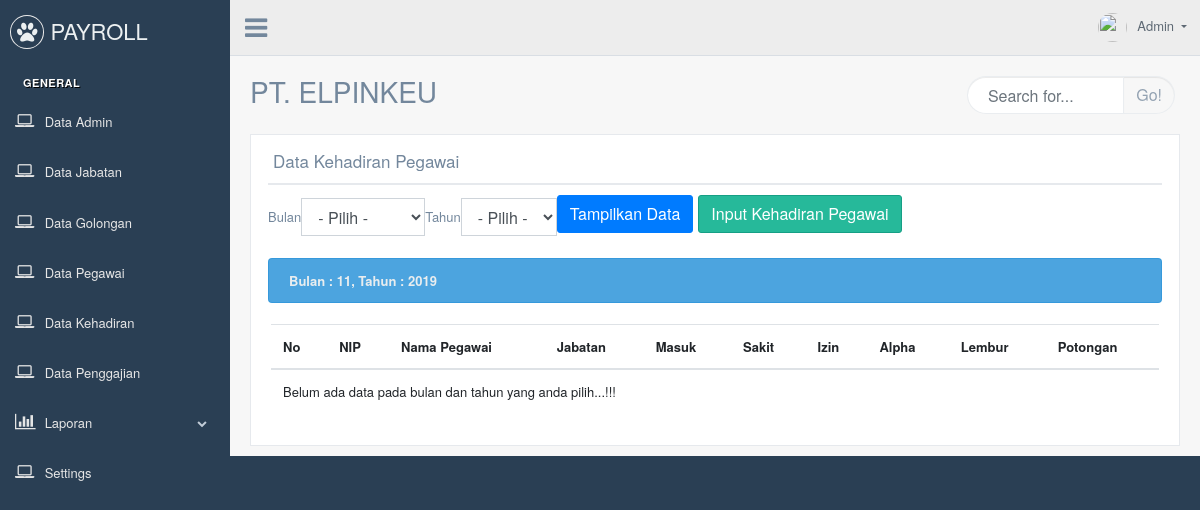
The app's page /data_kehadiran.php, older data.
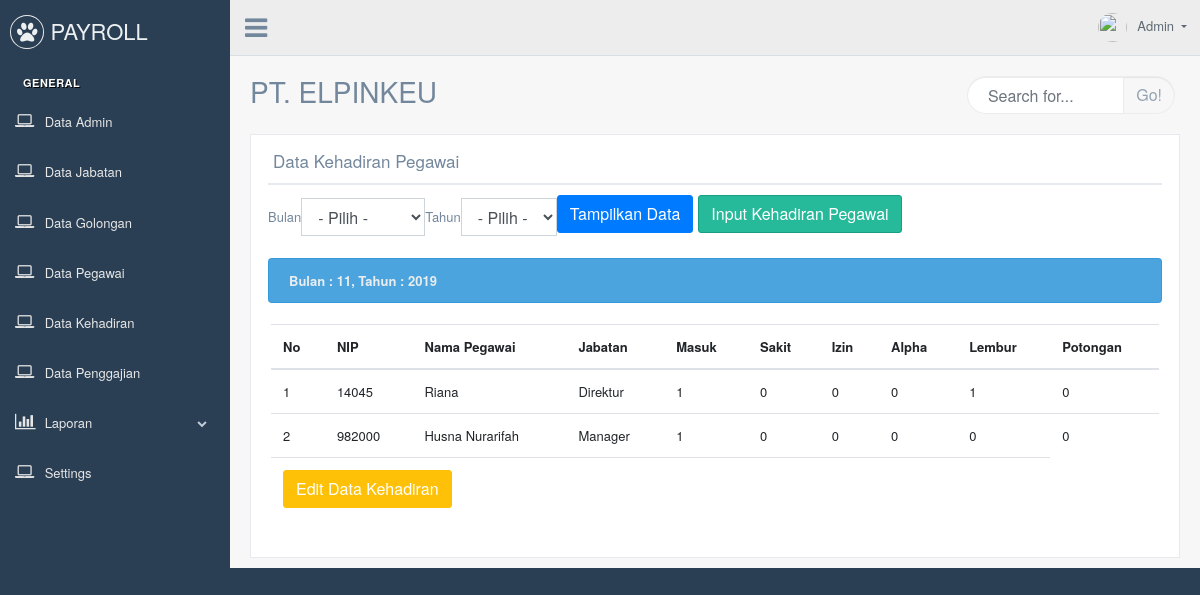
The same page, newer data.
### tables this page shows
CREATE TABLE `master_gaji` (
  `bulan` varchar(20) NOT NULL,
  `nip` varchar(20) NOT NULL,
  `masuk` int(5) NOT NULL,
  `sakit` int(5) NOT NULL,
  `izin` int(5) NOT NULL,
  `alpha` int(5) NOT NULL,
  `lembur` int(5) NOT NULL,
  `potongan` int(10) NOT NULL
);

CREATE TABLE `pegawai` (
  `nip` varchar(20) NOT NULL,
  `password` varchar(255) NOT NULL,
  `nama_pegawai` varchar(40) NOT NULL,
  `kode_jabatan` varchar(3) NOT NULL,
  `kode_golongan` varchar(3) NOT NULL,
  `status` varchar(15) NOT NULL,
  `jumlah_anak` int(2) NOT NULL
);

CREATE TABLE `jabatan` (
  `kode_jabatan` varchar(3) NOT NULL,
  `nama_jabatan` varchar(40) NOT NULL,
  `gaji_pokok` int(10) NOT NULL,
  `tunjangan_jabatan` int(10) NOT NULL
);

### data_kehadiran.php (the view, shortened to what this page needs)
<?php include "header.php"; ?>
<?php
$view = isset($_GET['view']) ? $_GET['view'] : null;
switch($view){
    default:
?>
<div class="right_col" role="main">
          <div class="">
            <div class="page-title">
              <div class="title_left">
                <h3>PT. ELPINKEU</h3>
              </div>
              <div class="title_right">
                <div class="col-md-5 col-sm-5  form-group pull-right top_search">
                  <div class="input-group">
                    <input type="text" class="form-control" placeholder="Search for...">
                    <span class="input-group-btn">
                      <button class="btn btn-default" type="button">Go!</button>
                    </span>
                  </div>
                </div>
              </div>
            </div>
            <div class="clearfix"> </div>
            <div class="row">
              <div class="col-md-12 col-sm-12 ">
                <div class="x_panel">
                  <div class="x_title">
                    <h2>Data Kehadiran Pegawai</h2>
                    <div class="clearfix"></div>
                  </div>
                  <form class="form-inline" method="get" action="">
                  <div class="form-group">
                    <label>Bulan</label>
                    <select name="bulan" class="form-control">
                      <option value="">- Pilih -</option>
                    </select>
                  </div>
                <div class="form-group">
                    <label>Tahun</label>
                    <select name="tahun" class="form-control">
                    <option value="">- Pilih -</option>
                    </select>
                </div>
                  <button type="submit" class="btn btn-primary">Tampilkan Data</button>
                  <a href="data_kehadiran.php?view=tambah" class="btn btn-success">Input Kehadiran Pegawai</a>
                </form>
                  <br>
                  <?php
                    if((isset($_GET['bulan']) && $_GET['bulan']!='') && (isset($_GET['tahun']) && $_GET['tahun']!='')){
                      $bulan = $_GET['bulan'];
                      $tahun = $_GET['tahun'];
                      $bulantahun = $bulan.$tahun;
                    }else{
                      $bulan = date('m');
                      $tahun = date('Y');
                      $bulantahun = $bulan.$tahun;
                    }
                    ?>
                <div class="alert alert-info">
                  <strong>Bulan : <?php echo $bulan; ?>, Tahun : <?php echo $tahun; ?> </strong>
                </div>
                 <div class="x_content">
                  <table class="table">
                    <thead>
                      <tr>
                        <th>No</th>
                        <th>NIP</th>
                        <th>Nama Pegawai</th>
                        <th>Jabatan</th>
                        <th>Masuk</th>
                        <th>Sakit</th>
                        <th>Izin</th>
                        <th>Alpha</th>
                        <th>Lembur</th>
                        <th>Potongan</th>
                      </tr>
                    </thead>
                  <tbody>
                   <?php
                   include "connect.php";
                    $sql = mysqli_query($connect, "SELECT master_gaji.*, pegawai.nama_pegawai, pegawai.kode_jabatan, jabatan.nama_jabatan
                      FROM master_gaji
                      INNER JOIN pegawai ON master_gaji.nip=pegawai.nip
                      INNER JOIN jabatan ON pegawai.kode_jabatan=jabatan.kode_jabatan
                      WHERE master_gaji.bulan=$bulantahun
                      ORDER BY pegawai.nip ASC");
                    $no=1;
                    while($d=mysqli_fetch_array($sql)){
                        echo "<tr>
                        <td>$no</td>
                        <td>$d[nip]</td>
                        <td>$d[nama_pegawai]</td>
                        <td>$d[nama_jabatan]</td>
                        <td>$d[masuk]</td>
                        <td>$d[sakit]</td>
                        <td>$d[izin]</td>
                        <td>$d[alpha]</td>
                        <td>$d[lembur]</td>
                        <td>$d[potongan]</td>
                       </tr>";
                        $no++;
                      }
                     if(mysqli_num_rows($sql) > 0){
                      echo "<tr>
                        <td colspan='9' text-align='center'>
                        <a class='btn btn-warning' href='data_kehadiran.php?view=edit&bulan=$bulan&tahun=$tahun'>Edit Data Kehadiran</a>
                        </td>
                        </tr>";
                      }else{
                        echo "<tr>
                        <td colspan='9' text-align='center'>
                        Belum ada data pada bulan dan tahun yang anda pilih...!!!
                        </td>
                        </tr>";
                        }
                      ?>
                      </tbody>
                    </table>
                </div>
              <?php
                  break;
                  ?>
<?php
}
?>
</div>
<?php include "footer.php"; ?>

### header.php (shortened to what this page needs)
<!DOCTYPE html>
<html lang="en">
  <head>
    <link href="vendors/bootstrap/dist/css/bootstrap.min.css" rel="stylesheet">
    <link href="vendors/font-awesome/css/font-awesome.min.css" rel="stylesheet">
    <link href="vendors/nprogress/nprogress.css" rel="stylesheet">
    <link href="vendors/iCheck/skins/flat/green.css" rel="stylesheet">
    <link href="vendors/bootstrap-progressbar/css/bootstrap-progressbar-3.3.4.min.css" rel="stylesheet">
    <link href="vendors/jqvmap/dist/jqvmap.min.css" rel="stylesheet"/>
    <link href="vendors/bootstrap-daterangepicker/daterangepicker.css" rel="stylesheet">
    <link href="assets/css/custom.min.css" rel="stylesheet">
  </head>
  <body class="nav-md">
    <div class="container body">
      <div class="main_container">
        <div class="col-md-3 left_col">
          <div class="left_col scroll-view">
            <div class="navbar nav_title" style="border: 0;">
              <a href="dashboard.php" class="site_title"><i class="fa fa-paw"></i> <span>PAYROLL SYSTEM</span></a>
            </div>
            <br />
            <div id="sidebar-menu" class="main_menu_side hidden-print main_menu">
              <div class="menu_section">
                <h3>General</h3>
                <ul class="nav side-menu">
                    <li><a href="data_admin.php"><i class="fa fa-laptop"></i> Data Admin <span class="label label-success pull-right"></span></a></li>
                    <li><a href="data_jabatan.php"><i class="fa fa-laptop"></i> Data Jabatan <span class="label label-success pull-right"></span></a></li>
                    <li><a href="data_golongan.php"><i class="fa fa-laptop"></i> Data Golongan <span class="label label-success pull-right"></span></a></li>
                    <li><a href="pegawai.php"><i class="fa fa-laptop"></i> Data Pegawai <span class="label label-success pull-right"></span></a></li>
                    <li><a href="data_kehadiran.php"><i class="fa fa-laptop"></i> Data Kehadiran <span class="label label-success pull-right"> </span></a></li>
                    <li><a href="data_penggajian.php"><i class="fa fa-laptop"></i> Data Penggajian<span class="label label-success pull-right"> </span></a></li>
                    <li><a><i class="fa fa-bar-chart-o"></i> Laporan <span class="fa fa-chevron-down"></span></a>
                  </li>
                  <li><a href="/"><i class="fa fa-laptop"></i> Settings <span class="label label-success pull-right"></span></a></li>
                </ul>
              </div>
            </div>
          </div>
        </div>
        <div class="top_nav">
          <div class="nav_menu">
              <div class="nav toggle">
                <a id="menu_toggle"><i class="fa fa-bars"></i></a>
              </div>
              <nav class="nav navbar-nav">
              <ul class=" navbar-right">
                <li class="nav-item dropdown open" style="padding-left: 15px;">
                  <a href="javascript:;" class="user-profile dropdown-toggle" aria-haspopup="true" id="navbarDropdown" data-toggle="dropdown" aria-expanded="false">
                    <img src="images/img.jpg" alt="">Admin
                  </a>
                </li>
                  </ul>
            </nav>
          </div>
        </div>

### footer.php (shortened to what this page needs)
</div>
    </div>
  </body>
</html>

Row changes from the older to the newer data that the page shows:
added master_gaji: nip "14045", nip.nama_pegawai "Riana", jabatan.nama_jabatan "Direktur", masuk "1", sakit "0", izin "0", alpha "0", lembur "1", potongan "0"
added master_gaji: nip "982000", nip.nama_pegawai "Husna Nurarifah", jabatan.nama_jabatan "Manager", masuk "1", sakit "0", izin "0", alpha "0", lembur "0", potongan "0"
Text that changed along with them:
text no longer shown: "Belum ada data pada bulan dan tahun yang anda pilih...!!!"
text now shown: "Edit Data Kehadiran"
